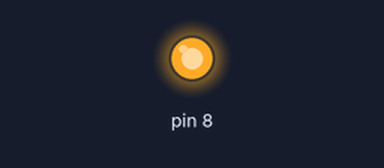
The program below on a simulated Raspberry Pi (header pin numbers), started with the argument 0. Parts: output pins drawn as LEDs (lit = HIGH). What the program prints to the terminal is not drawn. At 0.0 s the program stops and its outputs stay as they are.

Above: at 0.1 s.
Timing chart, 0 to 1.5 s (numbered marks = the images above):
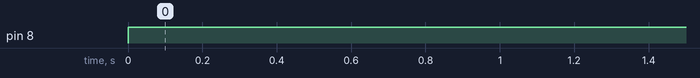

Measured:
- by itself, pin 8: LOW → HIGH at 0.00 s

The program:

outletter.py
```python
#for use with websocket webserver
import RPi.GPIO as GPIO
import time,sys

#setup
GPIO.setmode(GPIO.BOARD)
GPIO.setwarnings(False)
#gpio pins to control stepper motor
GPIO.setup(8, GPIO.OUT, initial=0)


if __name__ == "__main__":
    statearg=int(sys.argv[1])
    print(statearg)
    try:
        if statearg==0:
            GPIO.output(8,1)
            print("off")
        elif statearg==1:
            GPIO.output(8,0)
            print("on")
        else:
            print("Bad input")

    except KeyboardInterrupt:
        GPIO.cleanup()
```
